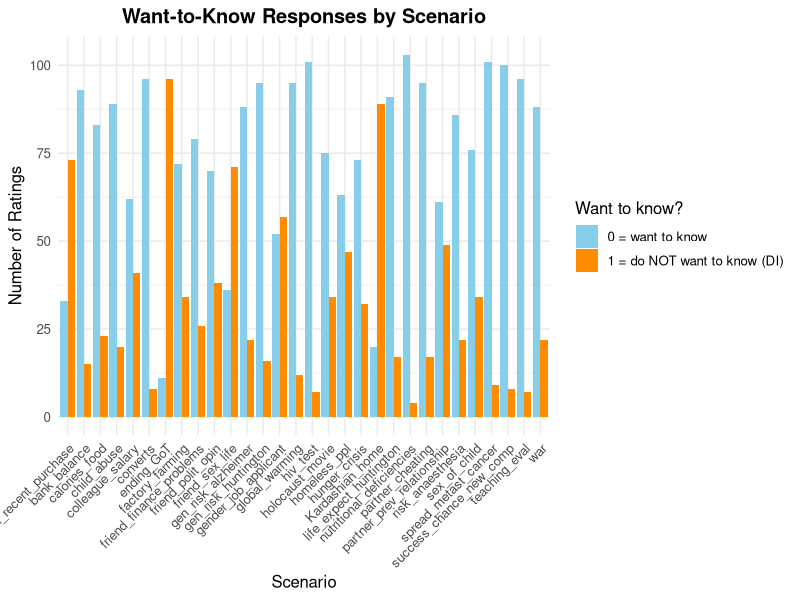
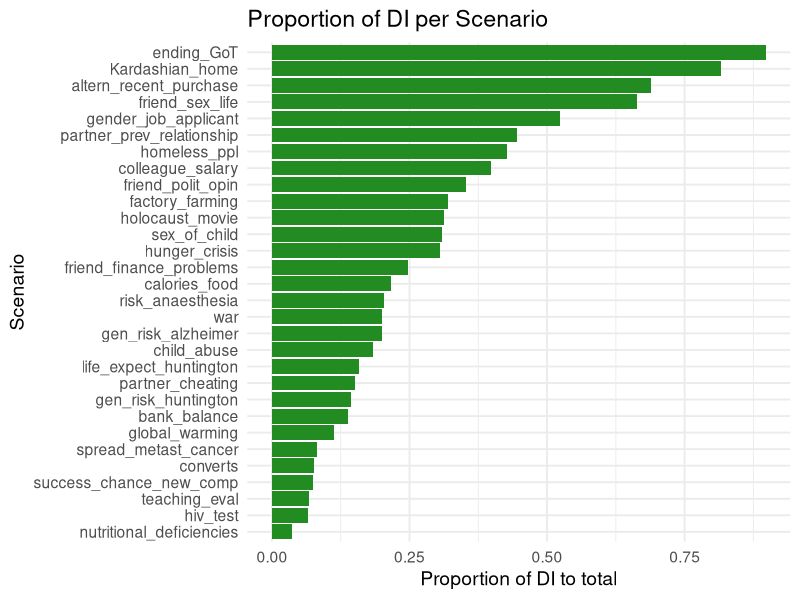
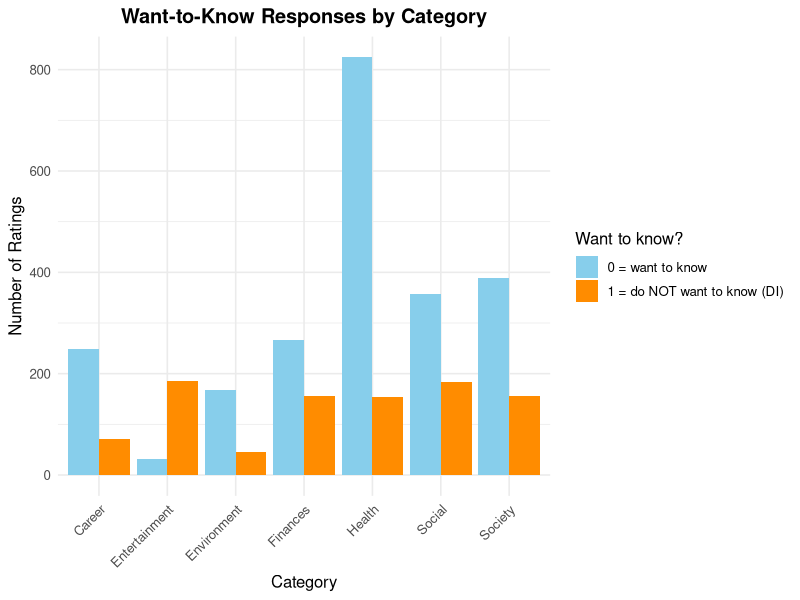
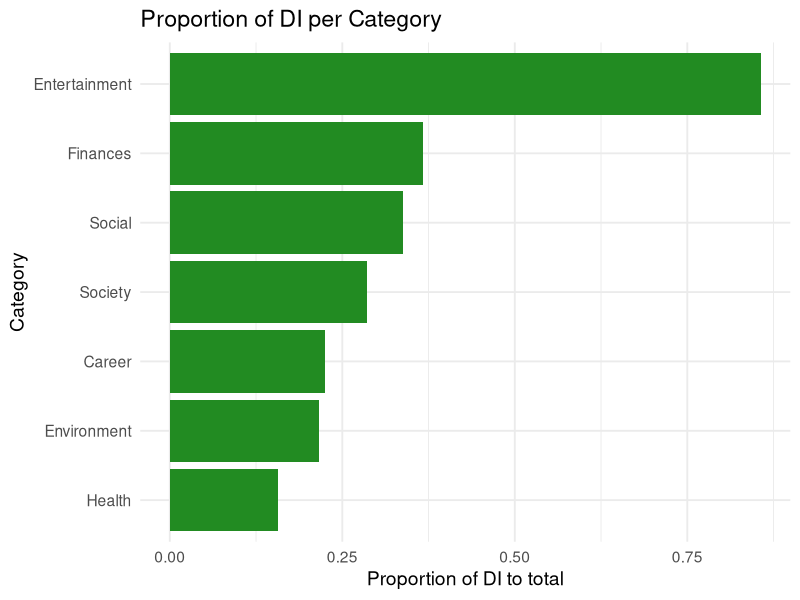
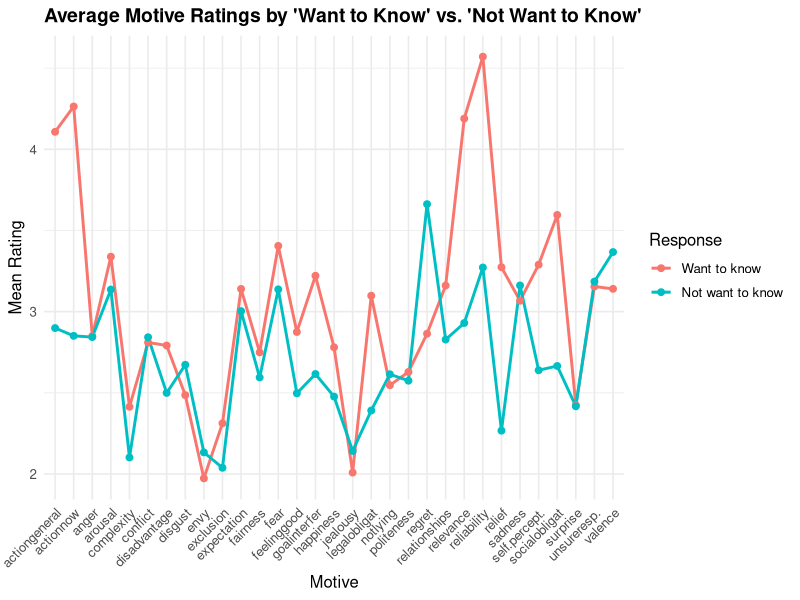

Source code (R) for these figures, in order:
## ---- chunk 1
knitr::opts_chunk$set(echo = TRUE)
library(readr)
library(dplyr)
library(tidyr)
library(ggplot2)
library(knitr)
## ---- chunk 2
dat <- read_csv("dl2_data_processed.csv")
## ---- chunk 3
dat_short <- dat %>%
filter(!is.na(want_to_know_bin))
## ---- chunk 4
dat_short <- dat_short %>%
  mutate(
    Scenario_Category = case_when(
      Scenario_Content %in% c(
        "hiv_test", "gen_risk_alzheimer", "gen_risk_huntington", 
        "life_expect_huntington", "spread_metast_cancer", "risk_anaesthesia",
        "nutritional_deficiencies", "calories_food", "sex_of_child"
      ) ~ "Health",
      
      Scenario_Content %in% c(
        "partner_cheating", "partner_prev_relationship",
        "converts",
        "friend_polit_opin", "friend_sex_life"
      ) ~ "Social",
      
      Scenario_Content %in% c(
        "colleague_salary", "bank_balance",
        "altern_recent_purchase", "friend_finance_problems"
      ) ~ "Finances",
      
      Scenario_Content %in% c(
        "success_chance_new_comp", "gender_job_applicant", "teaching_eval"
      ) ~ "Career",
      
      Scenario_Content %in% c(
        "hunger_crisis", "war", "holocaust_movie",
        "child_abuse", "homeless_ppl"
      ) ~ "Society",
      
      Scenario_Content %in% c(
        "Kardashian_home", "ending_GoT"
      ) ~ "Entertainment",
      
      Scenario_Content %in% c(
        "global_warming", "factory_farming"
      ) ~ "Environment",
    )
  )

## ---- chunk 5
motive_vars <- c("expectation","valence","arousal", "sadness","anger","fear", 
                  "jealousy","envy","disgust","regret","feelinggood","relief",
                  "happiness","complexity","relevance","reliability","relationships",
                  "conflict","politeness","notlying","unsureresp.","exclusion",
                  "self.percept.","actiongeneral","actionnow","disadvantage",
                  "goalinterfer","socialobligat","legalobligat","surprise","fairness")


data_wide <- dat_short %>%
  select(ResponseId, Age_group, Scenario_Code, all_of(motive_vars)) %>%
  # long -> wide
  pivot_wider(
    id_cols = c(ResponseId, Age_group), 
    names_from = Scenario_Code,
    values_from = all_of(motive_vars),
    names_sep = "_"
  )

## ---- chunk 6
nrow(data_wide)
## ---- chunk 7
data_wide %>%
  dplyr::group_by(Age_group) %>%
  dplyr::summarise(count = n())
## ---- chunk 8
ratings_count_person <- dat_short %>%
  dplyr::filter(want_to_know_bin %in% c(0, 1)) %>%  
  dplyr::group_by(ResponseId) %>%
  dplyr::summarise(
    n_valid_ratings = n(),   
    .groups = "drop"
  )
## ---- chunk 9
rating_cols <- setdiff(names(data_wide), c("ResponseId", "Age_group"))

motives_count_person <- data_wide %>%
  mutate(
    n_ratings_filled = rowSums(
      select(., all_of(rating_cols)) != -99 & !is.na(select(., all_of(rating_cols)))
    )
  ) %>%
  select(ResponseId, n_ratings_filled)

### Combine Both Counts
ratings_combined <- merge(
  ratings_count_person,
  motives_count_person,
  by = "ResponseId"
)

ratings_combined <- ratings_combined %>%
  mutate(avg_ratings_per_scenario = n_ratings_filled / n_valid_ratings)
## ---- chunk 10
mean(ratings_combined$avg_ratings_per_scenario, na.rm = TRUE)
## ---- chunk 11
dat_short <- dat_short %>%
  mutate(Age_group = ifelse(is.na(Age_group), "unknown", Age_group))

scenario_participants <- dat_short %>%
  dplyr::group_by(Scenario_Content, Age_group) %>%
  dplyr::summarise(n_ratings = n(), .groups = "drop")

scenario_participants
## ---- chunk 12
overall_DI <- dat_short %>%
  dplyr::filter(!is.na(want_to_know_bin)) %>%
  dplyr::summarise(
    total_responses = n(),
    total_DI = sum(want_to_know_bin == 1),
    proportion_DI = mean(want_to_know_bin == 1)
  )

overall_DI 
## ---- chunk 13
scenario_counts <- dat_short %>%
  dplyr::group_by(Scenario_Content) %>%
  dplyr::summarise(n_ratings = n(), .groups = "drop")

scenario_counts
## ---- chunk 14
di_scenario <- dat_short %>% 
  dplyr::group_by(Scenario_Content, want_to_know_bin) %>% 
  dplyr::summarise(n_ratings = n(),.groups = "drop")

## ---- chunk 15
ggplot(di_scenario, aes(x = Scenario_Content, y = n_ratings, fill = factor(want_to_know_bin))) +
  geom_bar(stat = "identity", position = "dodge") +
  scale_fill_manual(values = c("0" = "skyblue", "1" = "darkorange"),
                    name = "Want to know?",
                    labels = c("0 = want to know", "1 = do NOT want to know (DI)")) +
  labs(
    title = "Want-to-Know Responses by Scenario",
    x = "Scenario",
    y = "Number of Ratings"
  ) +
  theme_minimal(base_size = 12) +
  theme(
    axis.text.x = element_text(angle = 45, hjust = 1),
    plot.title = element_text(face = "bold", hjust = 0.5)
  )

## ---- chunk 16
di_scenario_full <- dat_short %>% 
  dplyr::group_by(Scenario_Content) %>%
  dplyr::summarise(
    n_0  = sum(want_to_know_bin == 0, na.rm = TRUE),
    n_di  = sum(want_to_know_bin == 1, na.rm = TRUE),
    total = n_0 + n_di,
    prop_1 = n_di / total,
    .groups = "drop"
  )%>%
  dplyr::arrange(desc(prop_1))

di_scenario_full <- di_scenario_full %>%
  mutate(Scenario_Content = factor(Scenario_Content, levels = Scenario_Content[order(prop_1)]))
## ---- chunk 17
ggplot(di_scenario_full, aes(x = Scenario_Content, y = prop_1)) +
  geom_col(fill = "forestgreen") +
  coord_flip() +
  labs(
    title = "Proportion of DI per Scenario",
    x = "Scenario",
    y = "Proportion of DI to total"
  ) +
  theme_minimal(base_size = 14)
## ---- chunk 18
di_category <- dat_short %>% 
  dplyr::group_by(Scenario_Category, want_to_know_bin) %>% 
  dplyr::summarise(n_ratings = n(),.groups = "drop")
## ---- chunk 19
ggplot(di_category, aes(x = Scenario_Category, y = n_ratings, fill = factor(want_to_know_bin))) +
  geom_bar(stat = "identity", position = "dodge") +
  scale_fill_manual(values = c("0" = "skyblue", "1" = "darkorange"),
                    name = "Want to know?",
                    labels = c("0 = want to know", "1 = do NOT want to know (DI)")) +
  labs(
    title = "Want-to-Know Responses by Category",
    x = "Category",
    y = "Number of Ratings"
  ) +
  theme_minimal(base_size = 12) +
  theme(
    axis.text.x = element_text(angle = 45, hjust = 1),
    plot.title = element_text(face = "bold", hjust = 0.5)
  )

## ---- chunk 20
di_category_full <- dat_short %>% 
  dplyr::group_by(Scenario_Category) %>%
  dplyr::summarise(
    n_0  = sum(want_to_know_bin == 0, na.rm = TRUE),
    n_di  = sum(want_to_know_bin == 1, na.rm = TRUE),
    total = n_0 + n_di,
    prop_1 = n_di / total,
    .groups = "drop"
  )%>%
  dplyr::arrange(desc(prop_1))

di_category_full <- di_category_full %>%
  mutate(Scenario_Category = factor(Scenario_Category, levels = Scenario_Category[order(prop_1)]))
## ---- chunk 21
ggplot(di_category_full, aes(x = Scenario_Category, y = prop_1)) +
  geom_col(fill = "forestgreen") +
  coord_flip() +
  labs(
    title = "Proportion of DI per Category",
    x = "Category",
    y = "Proportion of DI to total"
  ) +
  theme_minimal(base_size = 14)
## ---- chunk 22
overall_DI_age <- dat_short %>%
  dplyr::filter(!is.na(want_to_know_bin)) %>%
  dplyr::group_by(Age_group) %>%        
  dplyr::summarise(
    total_responses = n(),
    total_DI = sum(want_to_know_bin == 1),
    proportion_DI = mean(want_to_know_bin == 1),
    .groups = "drop"
  )
overall_DI_age
## ---- chunk 23
scenario_age_prop <- dat_short %>%
  dplyr::group_by(Scenario_Content, Age_group) %>%
  dplyr::summarise(
    total_participants = n(),
    n_want_to_know = sum(want_to_know_bin == 1, na.rm = TRUE),
    .groups = "drop"
  ) %>%
  dplyr::mutate(prop_want_to_know = n_want_to_know / total_participants) %>%
  dplyr::select(-n_want_to_know, -total_participants) %>%
  pivot_wider(
    names_from = Age_group,
    values_from = prop_want_to_know,
    values_fill = 0
  ) %>%
  mutate(diff_prop_young_old = younger - older) %>%
  arrange(desc(diff_prop_young_old)) 

scenario_age_prop 
## ---- chunk 24
category_age_prop <- dat_short %>%
  dplyr::group_by(Scenario_Category, Age_group) %>%
  dplyr::summarise(
    total_participants = n(),
    n_want_to_know = sum(want_to_know_bin == 1, na.rm = TRUE),
    .groups = "drop"
  ) %>%
  dplyr::mutate(prop_want_to_know = n_want_to_know / total_participants) %>%
  dplyr::select(-n_want_to_know, -total_participants) %>%
  pivot_wider(
    names_from = Age_group,
    values_from = prop_want_to_know,
    values_fill = 0
  ) %>%
  mutate(diff_prop_young_old = younger - older) %>%
  arrange(desc(diff_prop_young_old)) 

category_age_prop
## ---- chunk 25
overall_motives <- dat_short %>%
  summarise(across(all_of(motive_vars), ~ mean(.x[.x != -99], na.rm = TRUE))) %>%
  pivot_longer(cols = everything(), names_to = "motive", values_to = "mean_rating") %>%
  arrange(desc(mean_rating))

overall_motives
## ---- chunk 26
ratings_per_motive_mean <- dat_short %>%
  dplyr::group_by(Scenario_Content) %>%
  dplyr::summarise(
    across(
      all_of(motive_vars),
      ~ mean(.x[.x != -99], na.rm = TRUE),
      .names = "mean_{.col}"
    ),
    .groups = "drop"
  )
## ---- chunk 27
top3_motives <- dat_short %>%
  dplyr::group_by(Scenario_Content) %>%
  dplyr::summarise(across(all_of(motive_vars),
                   ~ mean(.x[.x != -99], na.rm = TRUE),  
                   .names = "avg_{.col}"),
            .groups = "drop") %>%
  pivot_longer(
    cols = starts_with("avg_"),
    names_to = "motive",
    values_to = "avg_rating"
  ) %>%
  mutate(motive = sub("^avg_", "", motive)) %>%
  dplyr::group_by(Scenario_Content) %>%
  slice_max(avg_rating, n = 3, with_ties = FALSE) %>% 
  arrange(Scenario_Content, desc(avg_rating)) %>%
  ungroup()
## ---- chunk 28
top3_motives_table <- dat_short %>%
  dplyr::group_by(Scenario_Content) %>%
  dplyr::summarise(
    across(
      all_of(motive_vars),
      ~ mean(.x[.x != -99], na.rm = TRUE),  
      .names = "avg_{.col}"
    ),
    .groups = "drop"
  ) %>%
  pivot_longer(
    cols = starts_with("avg_"),
    names_to = "motive",
    values_to = "avg_rating"
  ) %>%
  mutate(motive = sub("^avg_", "", motive)) %>%
  dplyr::group_by(Scenario_Content) %>%
  slice_max(avg_rating, n = 3, with_ties = FALSE) %>%
  arrange(Scenario_Content, desc(avg_rating)) %>%
  mutate(rank = row_number()) %>%
  pivot_wider(
    names_from = rank,
    values_from = c(motive, avg_rating),
    names_glue = "Top{rank}_{.value}"
  ) %>%
  arrange(Scenario_Content)

knitr::kable(top3_motives_table, digits = 2, caption = "Top 3 Motives (Mean Ratings) per Scenario")
## ---- chunk 29
top3_motives_cat <- dat_short %>%
  dplyr::group_by(Scenario_Category) %>%
  dplyr::summarise(across(all_of(motive_vars),
                          ~ mean(.x[.x != -99], na.rm = TRUE),
                          .names = "avg_{.col}"),
                   .groups = "drop") %>%
  pivot_longer(
    cols = starts_with("avg_"),
    names_to = "motive",
    values_to = "avg_rating"
  ) %>%
  mutate(motive = sub("^avg_", "", motive)) %>%
  dplyr::group_by(Scenario_Category) %>%
  slice_max(avg_rating, n = 3, with_ties = FALSE) %>% 
  arrange(Scenario_Category, desc(avg_rating)) %>%
  ungroup()
## ---- chunk 30
top3_motives_cat_table <- dat_short %>%
  dplyr::group_by(Scenario_Category) %>%
  dplyr::summarise(
    across(
      all_of(motive_vars),
      ~ mean(.x[.x != -99], na.rm = TRUE),  
      .names = "avg_{.col}"
    ),
    .groups = "drop"
  ) %>%
  pivot_longer(
    cols = starts_with("avg_"),
    names_to = "motive",
    values_to = "avg_rating"
  ) %>%
  mutate(motive = sub("^avg_", "", motive)) %>%
  dplyr::group_by(Scenario_Category) %>%
  slice_max(avg_rating, n = 3, with_ties = FALSE) %>%
  arrange(Scenario_Category, desc(avg_rating)) %>%
  mutate(rank = row_number()) %>%
  pivot_wider(
    names_from = rank,
    values_from = c(motive, avg_rating),
    names_glue = "Top{rank}_{.value}"
  ) %>%
  arrange(Scenario_Category)


knitr::kable(top3_motives_cat_table, digits = 2, caption = "Top 3 Motives (Mean Ratings) per Category")
## ---- chunk 31
overall_motives_by_age <- dat_short %>%
  dplyr::filter(Age_group %in% c("younger", "older")) %>%   
  dplyr::group_by(Age_group) %>%
  dplyr::summarise(
    across(all_of(motive_vars),
           ~ mean(.x[.x != -99], na.rm = TRUE),
           .names = "avg_{.col}")
  ) %>%
  tidyr::pivot_longer(
    cols = starts_with("avg_"),
    names_to = "motive",
    values_to = "mean_rating"
  ) %>%
  dplyr::mutate(motive = sub("^avg_", "", motive)) %>%
  dplyr::arrange(Age_group, desc(mean_rating))

overall_motives_by_age
## ---- chunk 32
top3_motives_by_age <- dat_short %>%
  dplyr::filter(Age_group %in% c("younger", "older")) %>%  
  dplyr::group_by(Scenario_Content, Age_group) %>%
  dplyr::summarise(
    across(all_of(motive_vars),
           ~ mean(.x[.x != -99], na.rm = TRUE),
           .names = "avg_{.col}"),
    .groups = "drop"
  ) %>%
  tidyr::pivot_longer(
    cols = starts_with("avg_"),
    names_to = "motive",
    values_to = "avg_rating"
  ) %>%
  dplyr::mutate(motive = sub("^avg_", "", motive)) %>%
  dplyr::group_by(Scenario_Content, Age_group) %>%
  dplyr::slice_max(avg_rating, n = 3, with_ties = FALSE) %>%
  dplyr::arrange(Scenario_Content, Age_group, desc(avg_rating)) %>%
  dplyr::ungroup()

top3_motives_by_age 
## ---- chunk 33
top3_motives_by_age_cat <- dat_short %>%
  dplyr::filter(Age_group %in% c("younger", "older")) %>% 
  dplyr::group_by(Scenario_Category, Age_group) %>%
  dplyr::summarise(
    across(all_of(motive_vars),
           ~ mean(.x[.x != -99], na.rm = TRUE),
           .names = "avg_{.col}"),
    .groups = "drop"
  ) %>%
  tidyr::pivot_longer(
    cols = starts_with("avg_"),
    names_to = "motive",
    values_to = "avg_rating"
  ) %>%
  dplyr::mutate(motive = sub("^avg_", "", motive)) %>%
  dplyr::group_by(Scenario_Category, Age_group) %>%
  dplyr::slice_max(avg_rating, n = 3, with_ties = FALSE) %>%
  dplyr::arrange(Scenario_Category, Age_group, desc(avg_rating)) %>%
  dplyr::ungroup()

top3_motives_by_age_cat
## ---- chunk 34
ratings_per_motive_DI <- dat_short %>%
  dplyr::group_by(want_to_know_bin) %>%
  dplyr::summarise(
    across(
      all_of(motive_vars),
      ~ mean(.x[.x != -99], na.rm = TRUE),
      .names = "mean_{.col}"
    ),
    .groups = "drop"
  )
## ---- chunk 35
motive_means_di <- dat_short %>%
  filter(want_to_know_bin == 1) %>%  
  group_by(Scenario_Content) %>%    
  summarise(across(
    all_of(motive_vars),
    ~ mean(.x[.x != -99], na.rm = TRUE),  
    .names = "avg_{.col}"
  )) %>%
  pivot_longer(
    cols = starts_with("avg_"),
    names_to = "motive",
    values_to = "mean_rating"
  ) %>%
  mutate(motive = sub("^avg_", "", motive)) %>%
  arrange(Scenario_Content, desc(mean_rating))

scenario_props <- dat_short %>%
  group_by(Scenario_Content) %>%
  summarise(
    prop_want_1 = mean(want_to_know_bin == 1, na.rm = TRUE),
    .groups = "drop"
  )



motive_means_di <- motive_means_di %>%
  left_join(scenario_props, by = "Scenario_Content")

motive_means_di
## ---- chunk 36
motive_means_noDI <- dat_short %>%
  filter(want_to_know_bin == 0) %>%  
  group_by(Scenario_Content) %>%     
  summarise(across(
    all_of(motive_vars),
    ~ mean(.x[.x != -99], na.rm = TRUE),
    .names = "avg_{.col}"
  )) %>%
  pivot_longer(
    cols = starts_with("avg_"),
    names_to = "motive",
    values_to = "mean_rating"
  ) %>%
  mutate(motive = sub("^avg_", "", motive)) %>%
  arrange(Scenario_Content, desc(mean_rating))

motive_means_noDI <- motive_means_noDI %>%
  left_join(scenario_props, by = "Scenario_Content")

motive_means_noDI
## ---- chunk 37
ratings_long_DI <- ratings_per_motive_DI %>%
  pivot_longer(
    cols = starts_with("mean_"),
    names_to = "motive",
    values_to = "mean_rating"
  ) %>%
  mutate(
    motive = sub("^mean_", "", motive),
    want_to_know_bin = factor(
      want_to_know_bin,
      levels = c(0, 1),
      labels = c("Want to know", "Not want to know")
    )
  )

ggplot(ratings_long_DI, aes(x = motive, y = mean_rating, group = want_to_know_bin, color = want_to_know_bin)) +
  geom_line(linewidth = 1) +
  geom_point(size = 2) +
  theme_minimal(base_size = 12) +
  labs(
    title = "Average Motive Ratings by 'Want to Know' vs. 'Not Want to Know'",
    x = "Motive",
    y = "Mean Rating",
    color = "Response"
  ) +
  theme(
    axis.text.x = element_text(angle = 45, hjust = 1),
    plot.title = element_text(face = "bold", size = 14)
  )
## ---- chunk 38
top3_motives_DI <- dat_short %>%
  dplyr::group_by(want_to_know_bin) %>%
  dplyr::summarise(across(all_of(motive_vars),
                          ~ mean(.x[.x != -99], na.rm = TRUE),
                          .names = "avg_{.col}"),
                   .groups = "drop") %>%
  pivot_longer(
    cols = starts_with("avg_"),
    names_to = "motive",
    values_to = "avg_rating"
  ) %>%
  mutate(motive = sub("^avg_", "", motive)) %>%
  dplyr::group_by(want_to_know_bin) %>%
  slice_max(avg_rating, n = 3, with_ties = FALSE) %>%  
  arrange(want_to_know_bin, desc(avg_rating)) %>%
  ungroup()

top3_motives_DI
## ---- chunk 39
top3_motives_by_age_DI <- dat_short %>%
  dplyr::filter(Age_group %in% c("younger", "older")) %>%  
  dplyr::group_by(want_to_know_bin, Age_group) %>%
  dplyr::summarise(
    across(all_of(motive_vars),
           ~ mean(.x[.x != -99], na.rm = TRUE),
           .names = "avg_{.col}"),
    .groups = "drop"
  ) %>%
  tidyr::pivot_longer(
    cols = starts_with("avg_"),
    names_to = "motive",
    values_to = "avg_rating"
  ) %>%
  dplyr::mutate(motive = sub("^avg_", "", motive)) %>%
  dplyr::group_by(want_to_know_bin, Age_group) %>%
  dplyr::slice_max(avg_rating, n = 3, with_ties = FALSE) %>%
  dplyr::arrange(want_to_know_bin, Age_group, desc(avg_rating)) %>%
  dplyr::ungroup()

top3_motives_by_age_DI
